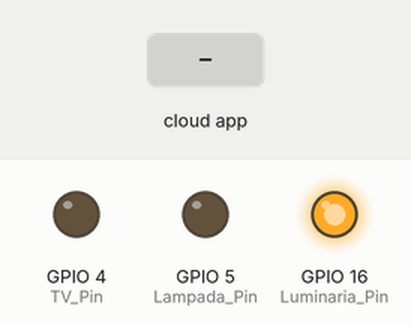
Bench run of a sketch on a simulated ESP8266 (NodeMCU). On the bench: output pins drawn as LEDs (lit = HIGH). The inputs (shaded band) are chosen by the test bench. WiFi joins after 1.5 s; servers stay silent unless stated; what the sketch prints to the serial monitor is not drawn.

Above: at 2.7 s.
2.8 s: the phone or cloud app sets 5dc1564130xxxxxxxxxxxxxx to 1
At 3.2 s:
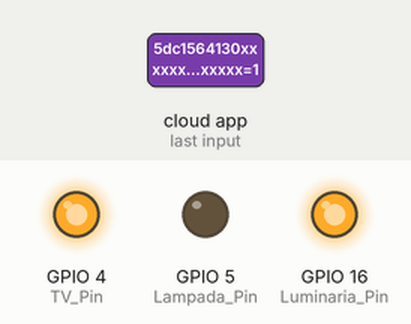
4.3 s: the phone or cloud app sets 5dc1564130xxxxxxxxxxxxxx to 0
At 5.6 s:
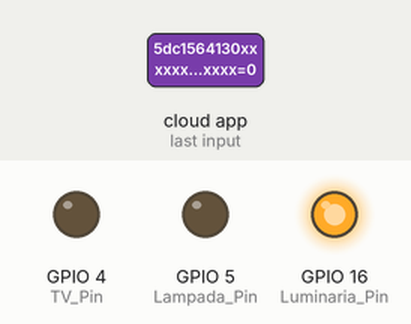
Timing chart, 0 to 7.3 s (numbered marks = the images above; inputs shaded):
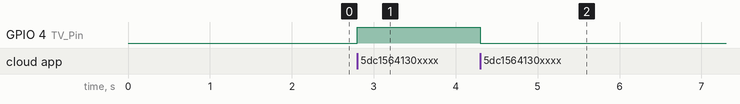

Measured:
- after the input at 2.8 s, GPIO 4 (TV_Pin): LOW → HIGH at once
- after the input at 4.3 s, GPIO 4 (TV_Pin): HIGH → LOW at once

The sketch:

padrao-automacao.ino
```cpp
/*
 *  DATA: 30 DE MAIO DE 2021
 *  VERSÃO: 1.7
 *
 *  AUTOR: VÍTOR EDUARDO BRAGANÇA
 */

#include <ESP8266WiFi.h>
#include "SinricPro.h"
#include "SinricProSwitch.h"

#define WIFI_SSID         "CasaDosHorrores"
#define WIFI_PASS         "SENHA AQUI"
#define APP_KEY           "de0bxxxx-1x3x-4x3x-ax2x-5dabxxxxxxxx"      // O seu App Key é algo como "de0bxxxx-1x3x-4x3x-ax2x-5dabxxxxxxxx"
#define APP_SECRET        "5f36xxxx-x3x7-4x3x-xexe-e86724a9xxxx-4c4axxxx-3X"   // O seu App Secret é algo como "5f36xxxx-x3x7-4x3x-xexe-e86724a9xxxx-4c4axxxx-3x3x-x5xe-x9x3-333d65xxxxxx"

#define Luminaria_ID       "5dc1564130xxxxxxxxxxxxxx"    // Algo como "5dc1564130xxxxxxxxxxxxxx"
#define Luminaria_Pin 16  // O pino fisico onde está ligado
#define TV_ID       "5dc1564130xxxxxxxxxxxxxx"    // Algo como "5dc1564130xxxxxxxxxxxxxx"
#define TV_Pin 4  // O pino fisico onde está ligado
//#define Ventilador_ID       "Copie e cole aqui"    // Algo como "5dc1564130xxxxxxxxxxxxxx"
//#define Ventilador_Pin 0  // O pino fisico onde está ligado
//
#define Lampada_ID       "5dc1564130xxxxxxxxxxxxxx"    // Algo como "5dc1564130xxxxxxxxxxxxxx"
#define Lampada_Pin 5  // O pino fisico onde está ligado

#define BAUD_RATE         9600                // Se precisar, pode trocar o baud rate


void setupWiFi();
void setupSinricPro();
bool LuminariaState(const String &deviceId, bool &state);
bool LampadaState(const String &deviceId, bool &state);
bool TVState(const String &deviceId, bool &state);
//bool VentiladorState(const String &deviceId, bool &state);


// main setup function
void setup() {
  Serial.begin(BAUD_RATE); Serial.printf("\r\n\r\n");
  setupWiFi();
  setupSinricPro();
  pinMode(Luminaria_Pin, OUTPUT);
  pinMode(Lampada_Pin, OUTPUT);
  pinMode(TV_Pin, OUTPUT);
//  pinMode(Ventilador_Pin, OUTPUT);
}

void loop() {
  teste();
  SinricPro.handle();

}


bool LampadaState(const String &deviceId, bool &state) {
  Serial.printf("A lampada foi %s\r\n", state?"ligada":"desligada");
  digitalWrite(Lampada_Pin, state);
  return true; // request handled properly
}
//
bool LuminariaState(const String &deviceId, bool &state) {
  Serial.printf("O Luminaria foi %s\r\n", state?"ligado":"desligado");
  digitalWrite(Luminaria_Pin, state);
  return true; // request handled properly
}
//
bool TVState(const String &deviceId, bool &state) {
  Serial.printf("A TV de energia foi %s\r\n", state?"ligada":"desligada");
  digitalWrite(TV_Pin, state);
  return true; // request handled properly
}
//
//bool VentiladorState(const String &deviceId, bool &state) {
//  Serial.printf("O ventilador foi %s\r\n", state?"ligado":"desligado");
//  digitalWrite(Ventilador_Pin, state);
//  return true; // request handled properly
//}

// setup das conexões Wifi
void setupWiFi() {
  Serial.printf("\r\n[Wifi]: Conectando...");
  WiFi.begin(WIFI_SSID, WIFI_PASS);

  while (WiFi.status() != WL_CONNECTED) {
    Serial.printf(".");
    delay(250);
    digitalWrite(2, HIGH);
  }

  digitalWrite(2, LOW);

  Serial.printf("Conectado!\r\n[WiFi]: Endereço de IP e %s\r\n", WiFi.localIP().toString().c_str());
}

// setup das funções para o SinricPro
void setupSinricPro() {
  // add devices and callbacks to SinricPro

  SinricProSwitch &mySwitch2 = SinricPro[Lampada_ID];
  mySwitch2.onPowerState(LampadaState);

  SinricProSwitch &mySwitch1 = SinricPro[Luminaria_ID];
  mySwitch1.onPowerState(LuminariaState);
//
//
  SinricProSwitch &mySwitch3 = SinricPro[TV_ID];
  mySwitch3.onPowerState(TVState);
//
//  SinricProSwitch &mySwitch4 = SinricPro[Ventilador_ID];
//  mySwitch4.onPowerState(VentiladorState);

  Serial.printf("Conectando a nuvem SinricPro...");


  // setup SinricPro
  SinricPro.onConnected([](){ Serial.printf("Conectado a nuvem SinricPro\r\n"); });
  SinricPro.onDisconnected([](){ Serial.printf("Desconectado a nuvem SinricPro\r\n"); });
  SinricPro.begin(APP_KEY, APP_SECRET);
}

void teste() {
  digitalWrite(16, HIGH);
}
```
